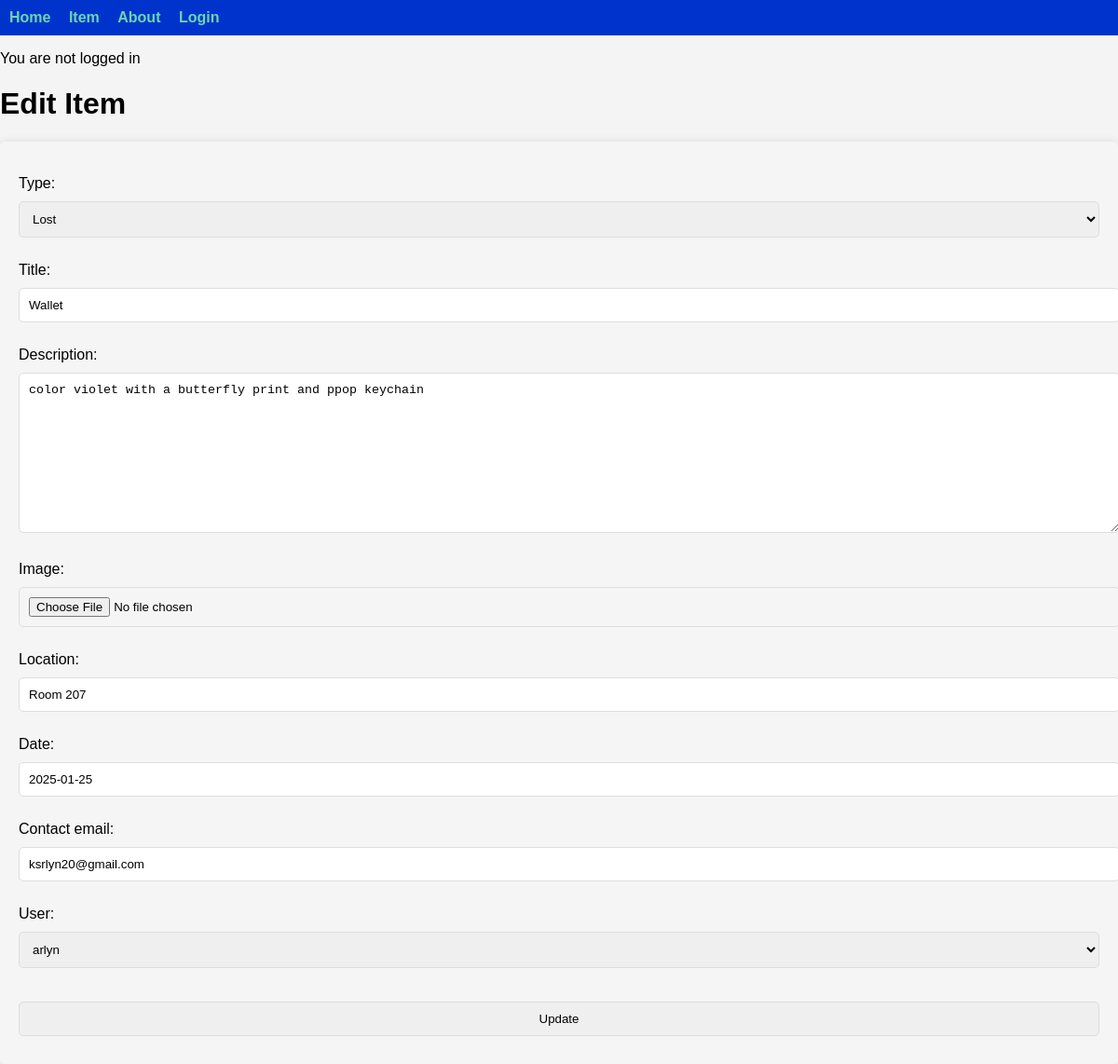
/item/6/edit, run on the app's committed database.
### app/models.py (models this page shows, shortened)
class Item(models.Model):
    ITEM_TYPES = [
        ('Lost', 'Lost'),
        ('Found', 'Found')
    ]
    type = models.CharField(max_length=10, choices=ITEM_TYPES)
    title = models.CharField(max_length=100)
    description = models.TextField()
    location = models.CharField(max_length=255)
    date = models.DateField()
    image = models.ImageField(upload_to='item_images/', blank=True, null=True)
    contact_email = models.EmailField()
    user = models.ForeignKey(settings.AUTH_USER_MODEL, on_delete=models.CASCADE)

### app/views.py (the view)
# urls.py: path('item/<int:pk>/edit',  ItemUpdateView.as_view(), name='item_update'),
class ItemUpdateView(UpdateView):
    model = Item
    fields = ['type', 'title', 'description', 'image', 'location', 'date', 'contact_email', 'user']
    template_name = 'app/item_update.html'

### app/templates/app/item_update.html (shortened to what this page needs)
{% extends 'app/base.html' %}
{% load static %}
{% block content %}
<h1>Edit Item</h1>
<form action="{% url 'item_update' object.pk %}" method="post">
    {{ form.as_p }}
    <input type="submit" value="Update">
</form>
{% endblock %}

### static/css/base.css (style rules this page uses)
body { font-family: Arial, sans-serif; background-color: #f4f4f4; margin: 0; padding: 0; }
form { background:whitesmoke; padding: 20px; margin-top: 20px; box-shadow: 0px 0px 10px rgba(0, 0, 0, 0.1); border-radius: 5px; }
input, textarea, select { width: 100%; padding: 10px; margin: 10px 0; border: 1px solid #ddd; border-radius: 5px; }

### data on the page
Item: type "Lost", title "Wallet", description "color violet with a butterfly print and ppop keychain", location "Room 207", date "2025-01-25", contact_email "ksrlyn20@gmail.com", user "arlyn"
